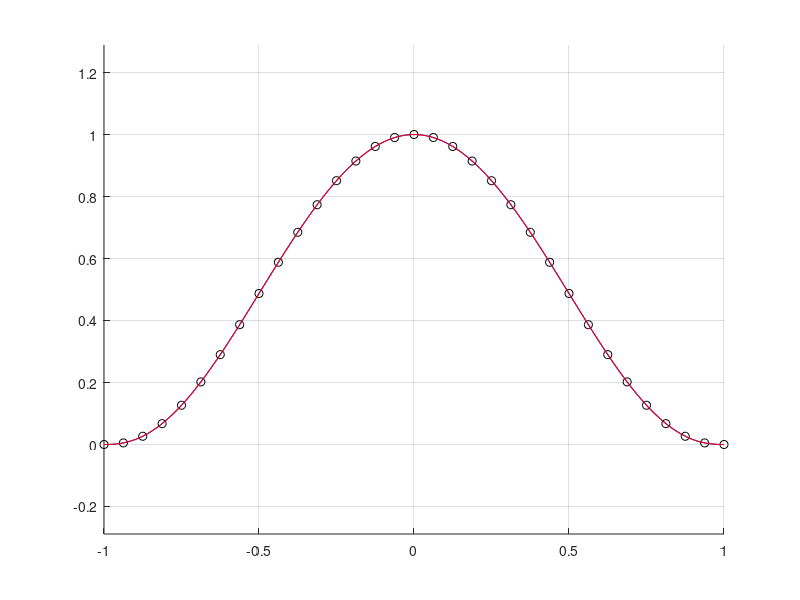

The MATLAB script that drew this image:
clear all
clc

f=@(x) (1-x.^2).^(5/2);

%intervallo
a=-1;
b=1;
I=linspace(a,b);
fI=f(I);

k=5; %come da testo
n=2.^k;

nodi= -1+2*(0:n)/n;
fnodi=f(nodi);

%spline knotaknot
s=spline(nodi,fnodi, I);

%spline vincolata
fd=@(x) (5/2)*(1-x.^2).^(5/2-1).*(-2*x); %derivata di f
%derivata valutata sugli estremi
f0=fd(a); 
fn=fd(b);
r=spline(nodi, [f0 fnodi fn], I);

figure
hold on
grid on
plot(I,fI,'b')
plot(nodi, fnodi,'ko')
plot(I,r,'r')
axis equal
hold off

%errore
err_knoaknot =max(abs(fI-s));
err_vincolata=max(abs(fI-r));




        